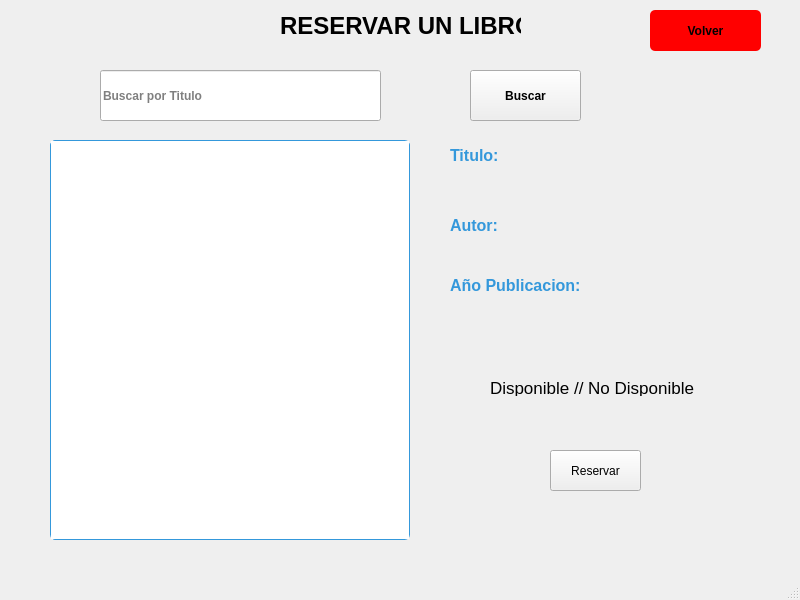
<?xml version="1.0" encoding="UTF-8"?>
<ui version="4.0">
 <class>MainWindow</class>
 <widget class="QMainWindow" name="MainWindow">
  <property name="geometry">
   <rect>
    <x>0</x>
    <y>0</y>
    <width>800</width>
    <height>600</height>
   </rect>
  </property>
  <property name="windowTitle">
   <string>MainWindow</string>
  </property>
  <widget class="QWidget" name="centralwidget">
   <widget class="QPushButton" name="logoutButton">
    <property name="geometry">
     <rect>
      <x>650</x>
      <y>10</y>
      <width>111</width>
      <height>41</height>
     </rect>
    </property>
    <property name="font">
     <font>
      <bold>true</bold>
      <underline>false</underline>
      <strikeout>false</strikeout>
     </font>
    </property>
    <property name="styleSheet">
     <string notr="true">background-color: red;
border-radius: 5px;
border:  none
</string>
    </property>
    <property name="text">
     <string>Volver</string>
    </property>
   </widget>
   <widget class="QLabel" name="label_7">
    <property name="geometry">
     <rect>
      <x>450</x>
      <y>270</y>
      <width>221</width>
      <height>31</height>
     </rect>
    </property>
    <property name="font">
     <font>
      <pointsize>12</pointsize>
      <bold>true</bold>
     </font>
    </property>
    <property name="toolTipDuration">
     <number>5</number>
    </property>
    <property name="styleSheet">
     <string notr="true">color:#3498DB</string>
    </property>
    <property name="text">
     <string>Año Publicacion:</string>
    </property>
   </widget>
   <widget class="QLabel" name="label_3">
    <property name="geometry">
     <rect>
      <x>450</x>
      <y>240</y>
      <width>181</width>
      <height>31</height>
     </rect>
    </property>
    <property name="font">
     <font>
      <pointsize>12</pointsize>
      <bold>true</bold>
     </font>
    </property>
    <property name="toolTipDuration">
     <number>5</number>
    </property>
    <property name="text">
     <string/>
    </property>
   </widget>
   <widget class="QLabel" name="label">
    <property name="geometry">
     <rect>
      <x>280</x>
      <y>10</y>
      <width>241</width>
      <height>31</height>
     </rect>
    </property>
    <property name="font">
     <font>
      <pointsize>18</pointsize>
      <bold>true</bold>
     </font>
    </property>
    <property name="text">
     <string>RESERVAR UN LIBRO</string>
    </property>
   </widget>
   <widget class="QLabel" name="label_4">
    <property name="geometry">
     <rect>
      <x>450</x>
      <y>300</y>
      <width>221</width>
      <height>31</height>
     </rect>
    </property>
    <property name="font">
     <font>
      <pointsize>12</pointsize>
      <bold>true</bold>
     </font>
    </property>
    <property name="toolTipDuration">
     <number>5</number>
    </property>
    <property name="text">
     <string/>
    </property>
   </widget>
   <widget class="QLineEdit" name="autorInput">
    <property name="geometry">
     <rect>
      <x>100</x>
      <y>70</y>
      <width>281</width>
      <height>51</height>
     </rect>
    </property>
    <property name="font">
     <font>
      <bold>true</bold>
     </font>
    </property>
    <property name="placeholderText">
     <string>Buscar por Titulo</string>
    </property>
   </widget>
   <widget class="QPushButton" name="buscarAutor">
    <property name="geometry">
     <rect>
      <x>470</x>
      <y>70</y>
      <width>111</width>
      <height>51</height>
     </rect>
    </property>
    <property name="font">
     <font>
      <bold>true</bold>
     </font>
    </property>
    <property name="text">
     <string>Buscar</string>
    </property>
   </widget>
   <widget class="QLabel" name="label_5">
    <property name="geometry">
     <rect>
      <x>450</x>
      <y>140</y>
      <width>51</width>
      <height>31</height>
     </rect>
    </property>
    <property name="font">
     <font>
      <pointsize>12</pointsize>
      <bold>true</bold>
     </font>
    </property>
    <property name="toolTipDuration">
     <number>5</number>
    </property>
    <property name="styleSheet">
     <string notr="true">color:#3498DB</string>
    </property>
    <property name="text">
     <string>Titulo:</string>
    </property>
   </widget>
   <widget class="QLabel" name="label_6">
    <property name="geometry">
     <rect>
      <x>450</x>
      <y>210</y>
      <width>51</width>
      <height>31</height>
     </rect>
    </property>
    <property name="font">
     <font>
      <pointsize>12</pointsize>
      <bold>true</bold>
     </font>
    </property>
    <property name="toolTipDuration">
     <number>5</number>
    </property>
    <property name="styleSheet">
     <string notr="true">color:#3498DB</string>
    </property>
    <property name="text">
     <string>Autor:</string>
    </property>
   </widget>
   <widget class="QGraphicsView" name="graphicsView">
    <property name="geometry">
     <rect>
      <x>50</x>
      <y>140</y>
      <width>360</width>
      <height>400</height>
     </rect>
    </property>
    <property name="font">
     <font>
      <pointsize>18</pointsize>
     </font>
    </property>
    <property name="styleSheet">
     <string notr="true">border: 1px solid #3498DB;
border-radius: 5px;</string>
    </property>
   </widget>
   <widget class="QLabel" name="label_2">
    <property name="geometry">
     <rect>
      <x>450</x>
      <y>170</y>
      <width>181</width>
      <height>31</height>
     </rect>
    </property>
    <property name="font">
     <font>
      <pointsize>12</pointsize>
      <bold>true</bold>
     </font>
    </property>
    <property name="toolTipDuration">
     <number>5</number>
    </property>
    <property name="text">
     <string/>
    </property>
   </widget>
   <widget class="QLabel" name="label_8">
    <property name="geometry">
     <rect>
      <x>490</x>
      <y>380</y>
      <width>231</width>
      <height>16</height>
     </rect>
    </property>
    <property name="font">
     <font>
      <pointsize>13</pointsize>
     </font>
    </property>
    <property name="text">
     <string>Disponible // No Disponible</string>
    </property>
   </widget>
   <widget class="QPushButton" name="pushButton">
    <property name="geometry">
     <rect>
      <x>550</x>
      <y>450</y>
      <width>91</width>
      <height>41</height>
     </rect>
    </property>
    <property name="text">
     <string>Reservar</string>
    </property>
   </widget>
  </widget>
  <widget class="QMenuBar" name="menubar">
   <property name="geometry">
    <rect>
     <x>0</x>
     <y>0</y>
     <width>800</width>
     <height>33</height>
    </rect>
   </property>
  </widget>
  <widget class="QStatusBar" name="statusbar"/>
 </widget>
 <resources/>
 <connections/>
</ui>
